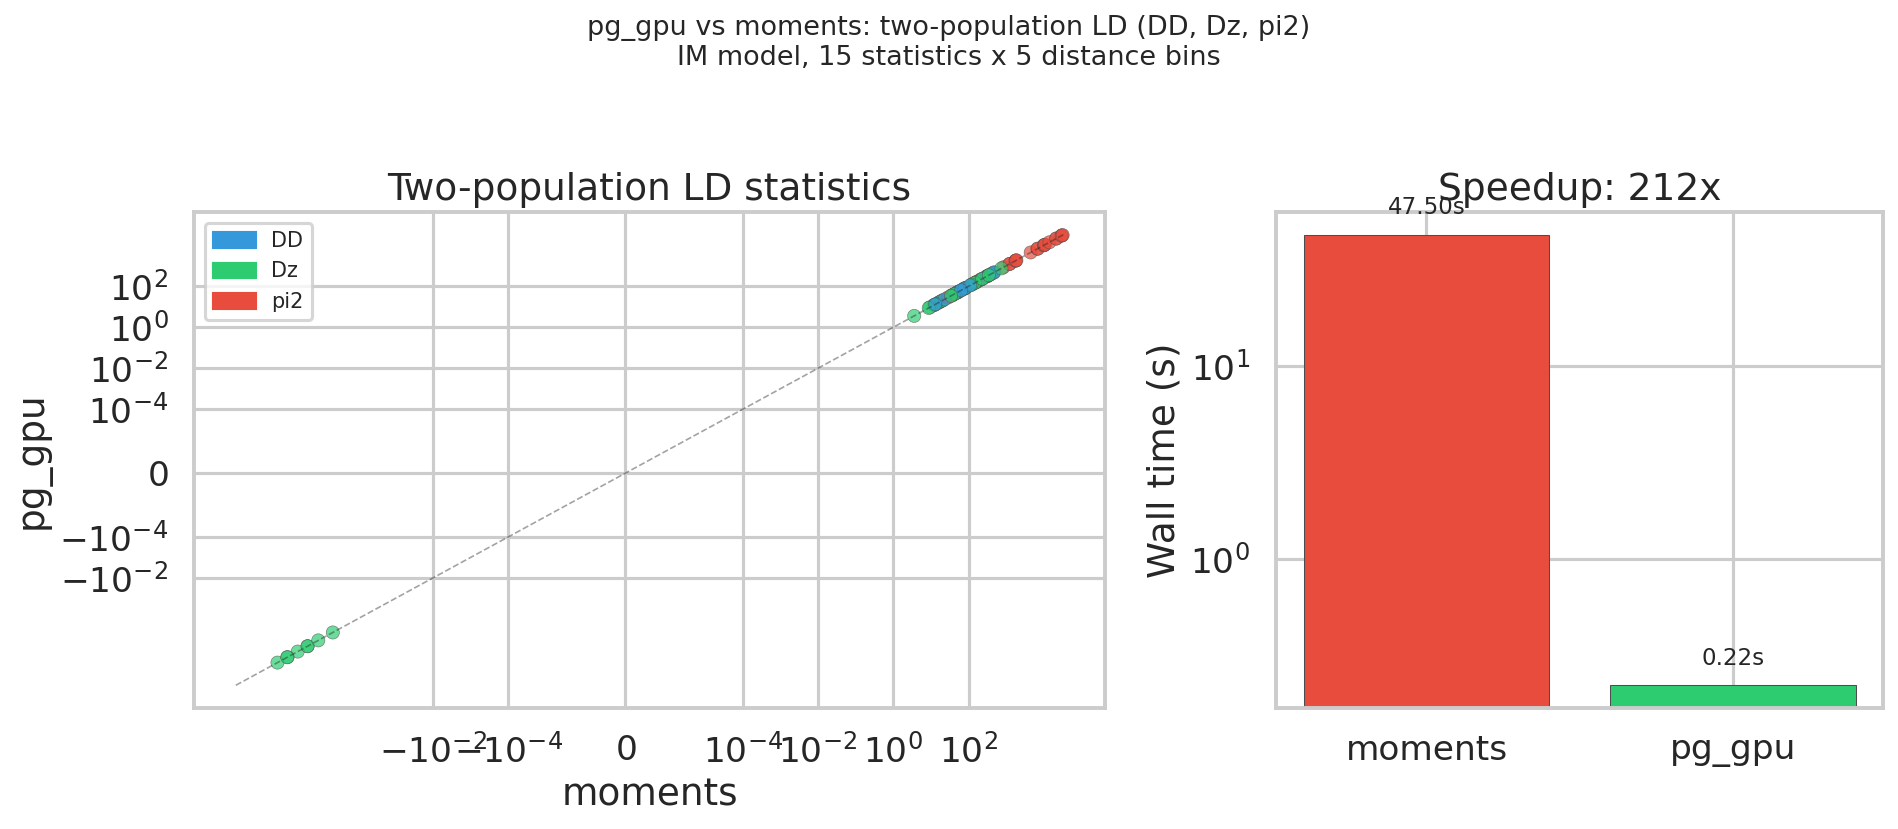

The script that saved this image:
#!/usr/bin/env python
"""
Benchmark: pg_gpu two-population LD statistics vs moments.

Validates that pg_gpu produces the same LD statistics (DD, Dz, pi2)
as moments for a two-population IM model, and compares wall-clock time.

Usage:
    pixi run python examples/two_pop_ld_benchmark.py

Requires:
    examples/data/im-parsing-example.vcf  (IM model simulation)
    examples/data/im_pop.txt              (population assignments)
"""

import time
import pickle
import numpy as np
import matplotlib.pyplot as plt
import seaborn as sns
from pathlib import Path
from collections import OrderedDict

import moments.LD.Parsing as mParsing
import allel
from pg_gpu.haplotype_matrix import HaplotypeMatrix


VCF_PATH = "examples/data/im-parsing-example.vcf"
POP_FILE = "examples/data/im_pop.txt"
CACHE_DIR = Path("cache")
POPS = ["deme0", "deme1"]
BP_BINS = np.logspace(2, 6, 6)  # [100, 631, 3981, 25119, 158489, 1000000]


def load_pg_gpu():
    """Load VCF into a HaplotypeMatrix with population assignments."""
    hm = HaplotypeMatrix.from_vcf(VCF_PATH)
    vcf = allel.read_vcf(VCF_PATH)
    n_samples = vcf['samples'].shape[0]

    pop_map = {}
    with open(POP_FILE) as f:
        for line in f:
            sample, pop = line.strip().split()
            pop_map[sample] = pop

    pop_sets = {"deme0": [], "deme1": []}
    for i, name in enumerate(vcf['samples']):
        pop = pop_map.get(name)
        if pop in pop_sets:
            pop_sets[pop].append(i)
            pop_sets[pop].append(i + n_samples)

    hm.sample_sets = pop_sets
    return hm


def run_moments(use_cache=True):
    """Run moments LD computation (with disk cache)."""
    CACHE_DIR.mkdir(exist_ok=True)
    cache_file = CACHE_DIR / "moments_ld_im.pkl"

    if use_cache and cache_file.exists():
        with open(cache_file, 'rb') as f:
            result = pickle.load(f)
        print("  moments: loaded from cache")
        return result['stats'], result['time']

    t0 = time.time()
    ld_stats = mParsing.compute_ld_statistics(
        VCF_PATH, pop_file=POP_FILE, pops=POPS,
        bp_bins=BP_BINS, use_genotypes=False, report=False)
    elapsed = time.time() - t0

    with open(cache_file, 'wb') as f:
        pickle.dump({'stats': ld_stats, 'time': elapsed}, f)

    print(f"  moments: computed in {elapsed:.1f}s (cached for next run)")
    return ld_stats, elapsed


def run_pg_gpu(hm):
    """Run pg_gpu LD computation (already returns moments-compatible format)."""
    hm.transfer_to_gpu()

    # Warmup
    _ = hm.compute_ld_statistics_gpu_two_pops(
        BP_BINS, "deme0", "deme1", raw=True)

    t0 = time.time()
    gpu_stats = hm.compute_ld_statistics_gpu_two_pops(
        BP_BINS, "deme0", "deme1", raw=True)
    elapsed = time.time() - t0

    print(f"  pg_gpu: computed in {elapsed:.3f}s")
    return gpu_stats, elapsed


def compare(moments_stats, gpu_stats):
    """Compare moments and pg_gpu results, return (moments_vals, gpu_vals, stat_names)."""
    stat_names = moments_stats['stats'][0]
    n_stats = len(stat_names)

    all_moments = []
    all_gpu = []
    all_labels = []

    for bin_idx, (bin_range, mom_sums) in enumerate(
            zip(moments_stats['bins'], moments_stats['sums'])):
        if bin_range not in gpu_stats:
            continue
        gpu_vals = gpu_stats[bin_range]
        gpu_ordered = [gpu_vals[s] for s in stat_names]

        for s, mv, gv in zip(stat_names, mom_sums, gpu_ordered):
            all_moments.append(mv)
            all_gpu.append(gv)
            all_labels.append(s)

    mom = np.array(all_moments)
    gpu = np.array(all_gpu)
    rel_err = np.abs(gpu - mom) / (np.abs(mom) + 1e-10)

    print(f"\n  {len(mom)} statistic-bin pairs compared")
    print(f"  Correlation: {np.corrcoef(mom, gpu)[0,1]:.8f}")
    print(f"  Mean relative error: {rel_err.mean():.2e}")
    print(f"  Max relative error:  {rel_err.max():.2e}")
    print(f"  Pairs with <1% error: {(rel_err < 0.01).sum()}/{len(rel_err)}")

    return mom, gpu, all_labels, stat_names


def plot_results(mom, gpu, labels, stat_names, t_moments, t_pg):
    """Create a two-panel figure: correspondence plot + timing comparison."""
    sns.set_theme(style="whitegrid", context="talk")

    fig, axes = plt.subplots(1, 2, figsize=(13, 5.5),
                              gridspec_kw={'width_ratios': [3, 2]})

    # Panel A: correspondence
    ax = axes[0]
    colors = []
    for lab in labels:
        if lab.startswith('DD'):
            colors.append('#3498db')
        elif lab.startswith('Dz'):
            colors.append('#2ecc71')
        else:
            colors.append('#e74c3c')

    ax.scatter(mom, gpu, c=colors, alpha=0.7, s=40, edgecolors='0.3', linewidths=0.3)
    lo = min(mom.min(), gpu.min())
    hi = max(mom.max(), gpu.max())
    margin = (hi - lo) * 0.05
    ax.plot([lo - margin, hi + margin], [lo - margin, hi + margin],
            'k--', alpha=0.4, linewidth=0.8)
    ax.set_xlabel("moments")
    ax.set_ylabel("pg_gpu")
    ax.set_title("Two-population LD statistics")
    ax.set_xscale('symlog', linthresh=1e-6)
    ax.set_yscale('symlog', linthresh=1e-6)
    ticks = [-1e-2, -1e-4, 0, 1e-4, 1e-2, 1, 1e2]
    ax.set_xticks(ticks)
    ax.set_yticks(ticks)

    from matplotlib.patches import Patch
    ax.legend(handles=[Patch(color='#3498db', label='DD'),
                       Patch(color='#2ecc71', label='Dz'),
                       Patch(color='#e74c3c', label='pi2')],
              loc='upper left', fontsize=10)

    # Panel B: timing
    ax2 = axes[1]
    tools = ['moments', 'pg_gpu']
    times = [t_moments, t_pg]
    bars = ax2.bar(tools, times, color=['#e74c3c', '#2ecc71'],
                   edgecolor='0.3', linewidth=0.5)
    ax2.set_ylabel("Wall time (s)")
    ax2.set_title(f"Speedup: {t_moments/t_pg:.0f}x")
    ax2.set_yscale('log')
    for bar, t in zip(bars, times):
        ax2.text(bar.get_x() + bar.get_width()/2, t * 1.2,
                 f"{t:.2f}s", ha='center', va='bottom', fontsize=11)

    fig.suptitle("pg_gpu vs moments: two-population LD (DD, Dz, pi2)\n"
                 f"IM model, {len(stat_names)} statistics x {len(mom)//len(stat_names)} distance bins",
                 fontsize=13, y=1.02)
    plt.tight_layout()
    fig.savefig("examples/two_pop_ld_benchmark.png", dpi=150, bbox_inches="tight")
    print("\nFigure saved to examples/two_pop_ld_benchmark.png")


def main():
    print("Two-population LD benchmark: pg_gpu vs moments")
    print("=" * 55)

    print(f"\nData: {VCF_PATH}")
    hm = load_pg_gpu()
    print(f"  {hm.num_haplotypes} haplotypes, {hm.num_variants:,} variants")
    print(f"  Populations: {list(hm.sample_sets.keys())}")
    print(f"  Distance bins: {len(BP_BINS)-1} bins from "
          f"{BP_BINS[0]:.0f} to {BP_BINS[-1]:.0f} bp")

    print("\nComputing LD statistics ...")
    moments_stats, t_moments = run_moments()
    gpu_stats, t_pg = run_pg_gpu(hm)

    print("\nValidation:")
    mom, gpu, labels, stat_names = compare(moments_stats, gpu_stats)

    print("\nTiming:")
    print(f"  moments: {t_moments:.2f}s")
    print(f"  pg_gpu:  {t_pg:.3f}s")
    print(f"  Speedup: {t_moments/t_pg:.0f}x")

    plot_results(mom, gpu, labels, stat_names, t_moments, t_pg)


if __name__ == "__main__":
    main()
